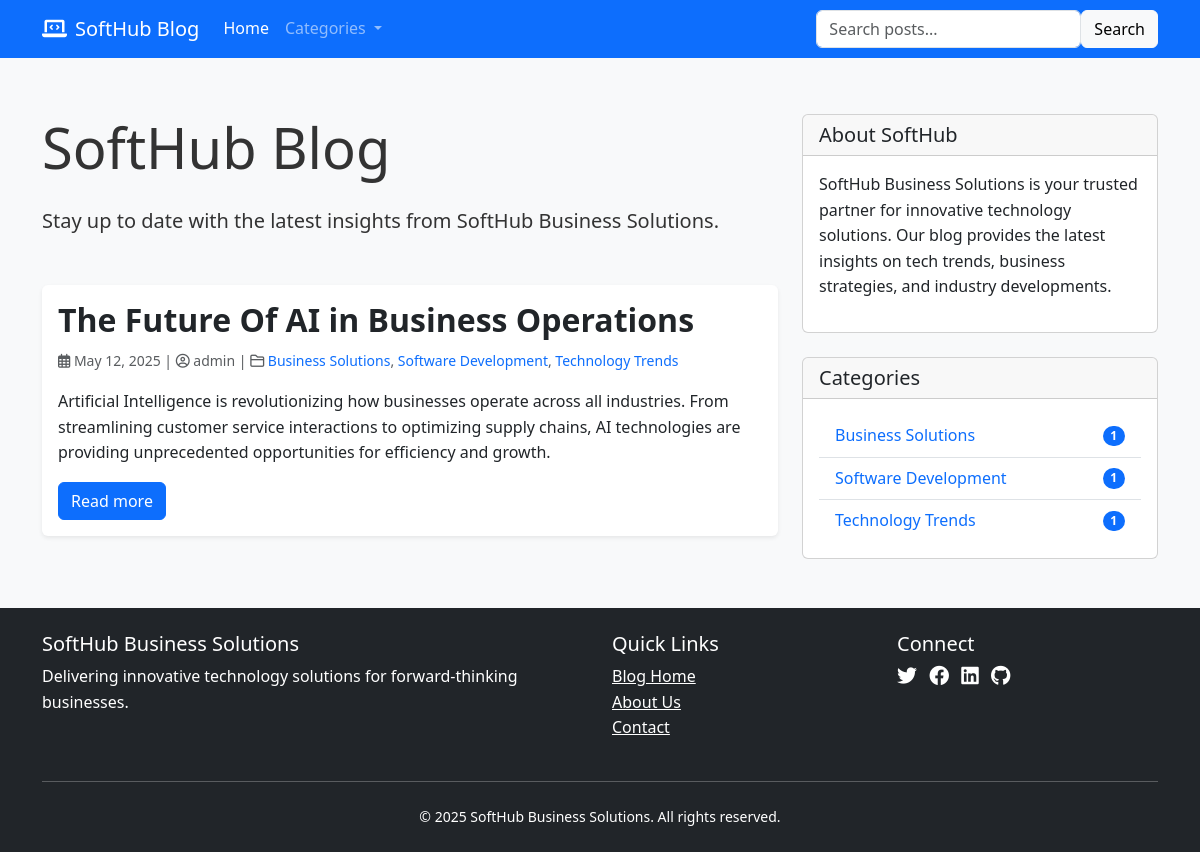
Screenshot of /blog/ with the database file from the repository.
### blog/models.py (models this page shows, shortened)
class Post(models.Model):
    title = models.CharField(max_length=200)
    slug = models.SlugField(max_length=200, unique=True)
    author = models.ForeignKey(User, on_delete=models.CASCADE, related_name='blog_posts')
    featured_image = models.ImageField(upload_to='blog/featured_images/%Y/%m/', blank=True, null=True,
                                      help_text="Optional featured image for the blog post")
    content = models.TextField()
    excerpt = models.TextField(blank=True, null=True,
                             help_text="A short excerpt or summary of the post. If left blank, the first 50 words will be used.")
    published = models.BooleanField(default=False)
    created_at = models.DateTimeField(auto_now_add=True)
    updated_at = models.DateTimeField(auto_now=True)
    categories = models.ManyToManyField(Category, related_name='posts')
    class Meta:
        ordering = ['-created_at']
        indexes = [
            models.Index(fields=['-created_at']),
        ]
    def get_absolute_url(self):
        return reverse('blog:post_detail', args=[self.slug])
    def get_excerpt(self):
        if self.excerpt:
            return self.excerpt
        return ' '.join(self.content.split()[:50]) + '...'
    def image_preview(self):
        """Display thumbnail in admin"""
        if self.featured_image:
            return mark_safe(f'<img src="{self.featured_image.url}" width="150" />')
        return mark_safe('<span style="color:#ccc">No Image</span>')
    image_preview.short_description = 'Featured Image'

class Category(models.Model):
    name = models.CharField(max_length=100)
    slug = models.SlugField(max_length=100, unique=True)
    description = models.TextField(blank=True)
    class Meta:
        verbose_name = 'Category'
        verbose_name_plural = 'Categories'
        ordering = ['name']
    def get_absolute_url(self):
        return reverse('blog:category_posts', args=[self.slug])

### blog/views.py (the view)
# urls.py: path('', views.PostListView.as_view(), name='post_list'),
class PostListView(ListView):
    model = Post
    context_object_name = 'posts'
    paginate_by = 5
    template_name = 'blog/post_list.html'
    def get_queryset(self):
        return Post.objects.filter(published=True)
    def get_context_data(self, **kwargs):
        context = super().get_context_data(**kwargs)
        context['categories'] = Category.objects.all()
        context['search_form'] = SearchForm()
        return context

### blog/forms.py
class SearchForm(forms.Form):
    q = forms.CharField(
        label='',
        widget=forms.TextInput(attrs={
            'class': 'form-control me-2',
            'placeholder': 'Search posts...',
            'aria-label': 'Search'
        })
    )

### blog/templates/blog/post_list.html (shortened to what this page needs)
{% extends 'blog/base.html' %}
{% block content %}
<div class="mb-5">
    <h1 class="display-4 mb-4">SoftHub Blog</h1>
    <p class="lead">Stay up to date with the latest insights from SoftHub Business Solutions.</p>
</div>
{% for post in posts %}
<article class="card mb-4 post-card">
    <div class="row g-0">
        {% if post.featured_image %}
        <div class="col-md-4">
            <a href="{{ post.get_absolute_url }}">
                <img src="{{ post.featured_image.url }}" class="img-fluid rounded-start post-card-image" alt="{{ post.title }}">
            </a>
        </div>
        <div class="col-md-8">
        {% else %}
        <div class="col-md-12">
        {% endif %}
            <div class="card-body">
                <h2 class="card-title">
                    <a href="{{ post.get_absolute_url }}" class="text-decoration-none">{{ post.title }}</a>
                </h2>
                <p class="card-text text-muted">
                    <small>
                        <i class="far fa-calendar-alt"></i> {{ post.created_at|date:"F j, Y" }} |
                        <i class="far fa-user-circle"></i> {{ post.author.get_full_name|default:post.author.username }} |
                        <i class="far fa-folder"></i>
                        {% for category in post.categories.all %}
                            <a href="{{ category.get_absolute_url }}" class="text-decoration-none">{{ category.name }}</a>{% if not forloop.last %}, {% endif %}
                        {% endfor %}
                    </small>
                </p>
                <div class="card-text mb-3">
                    {{ post.get_excerpt|safe }}
                </div>
                <a href="{{ post.get_absolute_url }}" class="btn btn-primary">Read more</a>
            </div>
        </div>
    </div>
</article>
{% empty %}
<div class="alert alert-info">
    <p class="mb-0">No posts available yet. Check back soon!</p>
</div>
{% endfor %}
{% endblock %}

### blog/templates/blog/base.html (shortened to what this page needs)
<!DOCTYPE html>
<html lang="en">
<head>
    <link href="https://cdn.jsdelivr.net/npm/bootstrap@5.3.0-alpha1/dist/css/bootstrap.min.css" rel="stylesheet">
    <link rel="stylesheet" href="https://cdnjs.cloudflare.com/ajax/libs/font-awesome/6.0.0/css/all.min.css">
    {% load static %}
    <link rel="stylesheet" href="{% static 'blog/css/styles.css' %}">
</head>
<body>
    <header>
        <nav class="navbar navbar-expand-lg navbar-dark bg-primary">
            <div class="container">
                <a class="navbar-brand" href="{% url 'blog:post_list' %}">
                    <i class="fas fa-laptop-code me-2"></i>SoftHub Blog
                </a>
                <div class="collapse navbar-collapse" id="navbarSupportedContent">
                    <ul class="navbar-nav me-auto mb-2 mb-lg-0">
                        <li class="nav-item">
                            <a class="nav-link {% if request.path == '/blog/' %}active{% endif %}" href="{% url 'blog:post_list' %}">Home</a>
                        </li>
                        <li class="nav-item dropdown">
                            <a class="nav-link dropdown-toggle" href="#" id="navbarDropdown" role="button" data-bs-toggle="dropdown" aria-expanded="false">
                                Categories
                            </a>
                        </li>
                    </ul>
                    <form class="d-flex" action="{% url 'blog:search_results' %}" method="get">
                        {{ search_form }}
                        <button class="btn btn-light" type="submit">Search</button>
                    </form>
                </div>
            </div>
        </nav>
    </header>
    <main class="container py-4">
        <div class="row">
            <div class="col-md-8">
                {% block content %}{% endblock %}
            </div>
            <div class="col-md-4">
                <div class="card mb-4">
                    <div class="card-header">
                        <h5 class="mb-0">About SoftHub</h5>
                    </div>
                    <div class="card-body">
                        <p>SoftHub Business Solutions is your trusted partner for innovative technology solutions. Our blog provides the latest insights on tech trends, business strategies, and industry developments.</p>
                    </div>
                </div>
                <div class="card">
                    <div class="card-header">
                        <h5 class="mb-0">Categories</h5>
                    </div>
                    <div class="card-body">
                        <ul class="list-group list-group-flush">
                            {% for category in categories %}
                            <li class="list-group-item d-flex justify-content-between align-items-center">
                                <a href="{{ category.get_absolute_url }}" class="text-decoration-none">{{ category.name }}</a>
                                <span class="badge bg-primary rounded-pill">{{ category.posts.count }}</span>
                            </li>
                            {% empty %}
                            <li class="list-group-item">No categories available</li>
                            {% endfor %}
                        </ul>
                    </div>
                </div>
            </div>
        </div>
    </main>
    <footer class="bg-dark text-white mt-4 py-4">
        <div class="container">
            <div class="row">
                <div class="col-md-6">
                    <h5>SoftHub Business Solutions</h5>
                    <p>Delivering innovative technology solutions for forward-thinking businesses.</p>
                </div>
                <div class="col-md-3">
                    <h5>Quick Links</h5>
                    <ul class="list-unstyled">
                        <li><a href="{% url 'blog:post_list' %}" class="text-white">Blog Home</a></li>
                        <li><a href="#" class="text-white">About Us</a></li>
                        <li><a href="#" class="text-white">Contact</a></li>
                    </ul>
                </div>
                <div class="col-md-3">
                    <h5>Connect</h5>
                    <div class="social-links">
                        <a href="#" class="text-white me-2"><i class="fab fa-twitter fa-lg"></i></a>
                        <a href="#" class="text-white me-2"><i class="fab fa-facebook fa-lg"></i></a>
                        <a href="#" class="text-white me-2"><i class="fab fa-linkedin fa-lg"></i></a>
                        <a href="#" class="text-white"><i class="fab fa-github fa-lg"></i></a>
                    </div>
                </div>
            </div>
            <hr class="my-4">
            <div class="row">
                <div class="col-md-12">
                    <p class="small text-center mb-0">&copy; {% now "Y" %} SoftHub Business Solutions. All rights reserved.</p>
                </div>
            </div>
        </div>
    </footer>
</body>
</html>

### blog/static/blog/css/styles.css (style rules this page uses)
body { font-family: 'Segoe UI', Tahoma, Geneva, Verdana, sans-serif; color: #333; line-height: 1.6; background-color: #f8f9fa; }
header { margin-bottom: 2rem; }
.post-card { transition: transform 0.3s ease, box-shadow 0.3s ease; border: none; box-shadow: 0 0.125rem 0.25rem rgba(0, 0, 0, 0.075); overflow: hidden; }
.post-card .card-title { font-weight: 600; color: #212529; }
.post-card .card-title a { color: inherit; }
.social-links a { transition: opacity 0.3s ease; }

### rows the page displays
Post: title "The Future Of AI in Business Operations", created_at "May 12, 2025", author.get_full_name "admin", get_excerpt "Artificial Intelligence is revolutionizing how businesses operate across all industries. From streamlining customer service interactions to optimizing supply chains, AI technologies are providing unprecedented opportunities for efficiency and growth."
Category: name "Business Solutions", posts.count "1"
Category: name "Software Development", posts.count "1"
Category: name "Technology Trends", posts.count "1"
